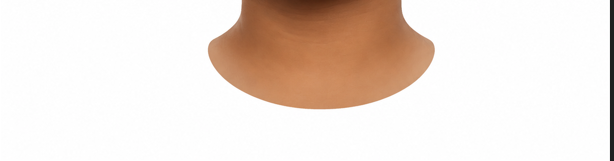
#> input picture config/neck_reference.png, 614 x 161 px
$ python check_face_prep.py ../config/neck_reference.png
#> lines starting #> are read from the running program, lines starting #| are printed output that depends on the picture
# ============================================================
# check_face_prep.py
# STORYPHY — Quick visual QA for face_prep.py output
# ============================================================
# Draws a red line at the expected bottom-anchor Y position and
# a center guideline, so misalignment across different photos
# is obvious at a glance instead of eyeballing pixel offsets.
#
# Usage: python check_face_prep.py path/to/face_ready.png
# ============================================================

import sys
from PIL import Image, ImageDraw

STANDARD_SIZE = 800
BOTTOM_MARGIN = 0  # must match face_prep.py


def check(path):
#> called with path = '../config/neck_reference.png'
    img = Image.open(path).convert("RGBA")
#> img is the input picture: PIL image 614x161 RGBA; mean R, G, B, A 237.8, 225.6, 217.8, 255
    if img.size != (STANDARD_SIZE, STANDARD_SIZE):
        print(f"⚠ WARNING: expected {STANDARD_SIZE}x{STANDARD_SIZE}, got {img.size}")
#| ⚠ WARNING: expected 800x800, got (614, 161)

    canvas = img.copy()
    draw = ImageDraw.Draw(canvas)

    # Expected bottom-anchor line (where subject's bottom edge should sit)
    anchor_y = STANDARD_SIZE - int(STANDARD_SIZE * BOTTOM_MARGIN)
    draw.line([(0, anchor_y), (STANDARD_SIZE, anchor_y)], fill=(255, 0, 0, 255), width=2)

    # Center vertical guideline
    draw.line([(STANDARD_SIZE // 2, 0), (STANDARD_SIZE // 2, STANDARD_SIZE)],
              fill=(0, 150, 255, 180), width=1)

    # Find actual bounding box of non-transparent pixels
    alpha = img.split()[-1]
#> alpha: PIL image 614x161 L; every value is 255
    bbox = alpha.getbbox()
#> bbox = (0, 0, 614, 161)
    if bbox:
        draw.rectangle(bbox, outline=(0, 255, 0, 255), width=2)
        print(f"→ Subject bounding box: {bbox}")
#| → Subject bounding box: (0, 0, 614, 161)
        print(f"→ Subject bottom edge at y={bbox[3]} (target line at y={anchor_y})")
#| → Subject bottom edge at y=161 (target line at y=800)
        gap = abs(bbox[3] - anchor_y)
#> gap = 639
        if gap > 10:
            print(f"⚠ Bottom edge is {gap}px off target — check for clipping or bg-removal issue")
#| ⚠ Bottom edge is 639px off target — check for clipping or bg-removal issue
        else:
            print("✔ Bottom edge aligned with target anchor")
    else:
        print("✖ No non-transparent pixels found — image may be blank")

    out_path = path.rsplit(".", 1)[0] + "_check.png"
    canvas.save(out_path)
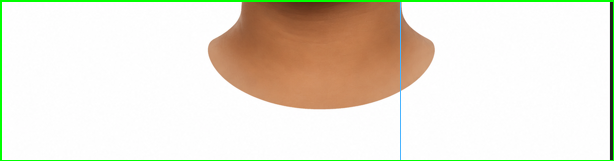
#> saved as neck_reference_check.png: PIL image 614x161 RGBA; mean R, G, B, A 232.4, 226.6, 213.1, 254.9; transparent parts drawn white
    print(f"✔ Saved annotated check image to: {out_path}")


if __name__ == "__main__":
    if len(sys.argv) < 2:
        print("Usage: python check_face_prep.py path/to/face_ready.png")
        sys.exit(1)
    check(sys.argv[1])
